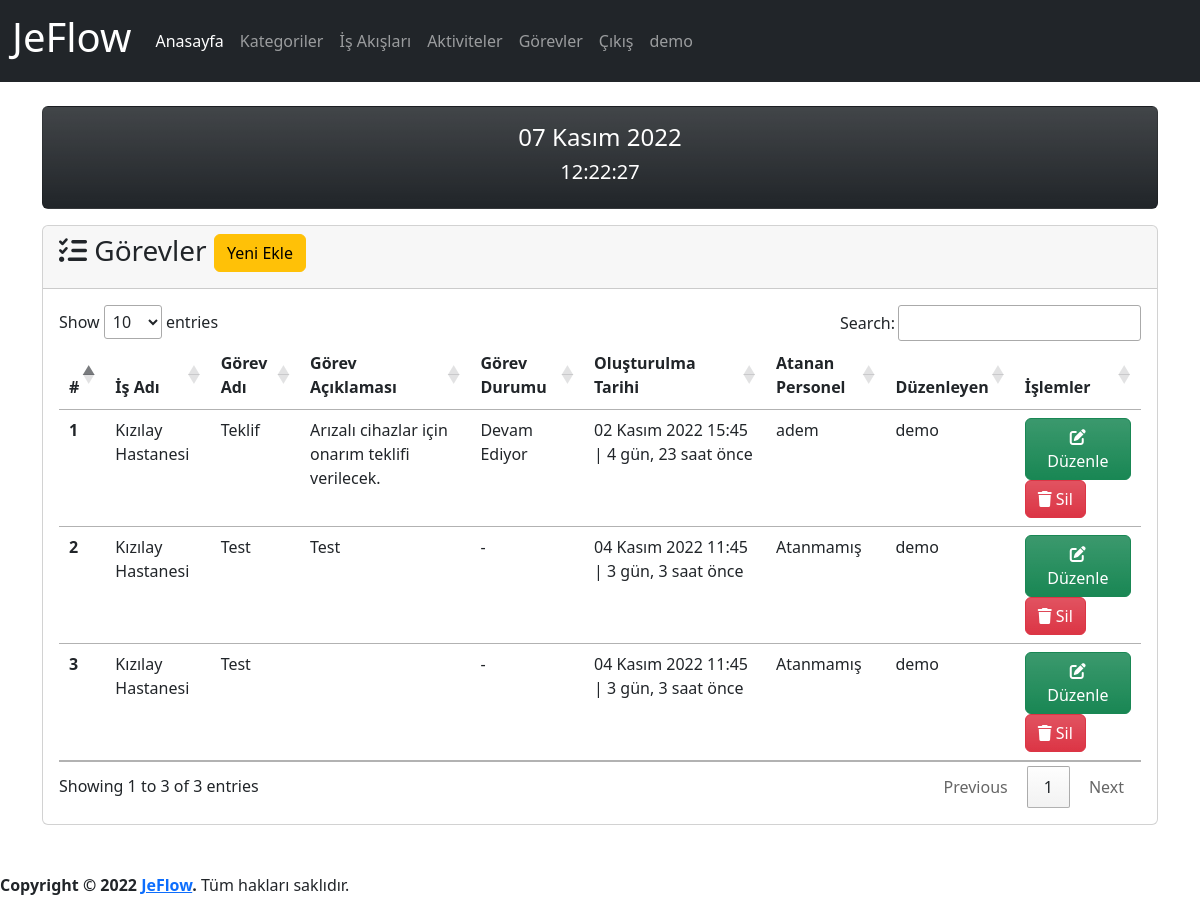
Page /task/ (signed in) on the earlier database version.
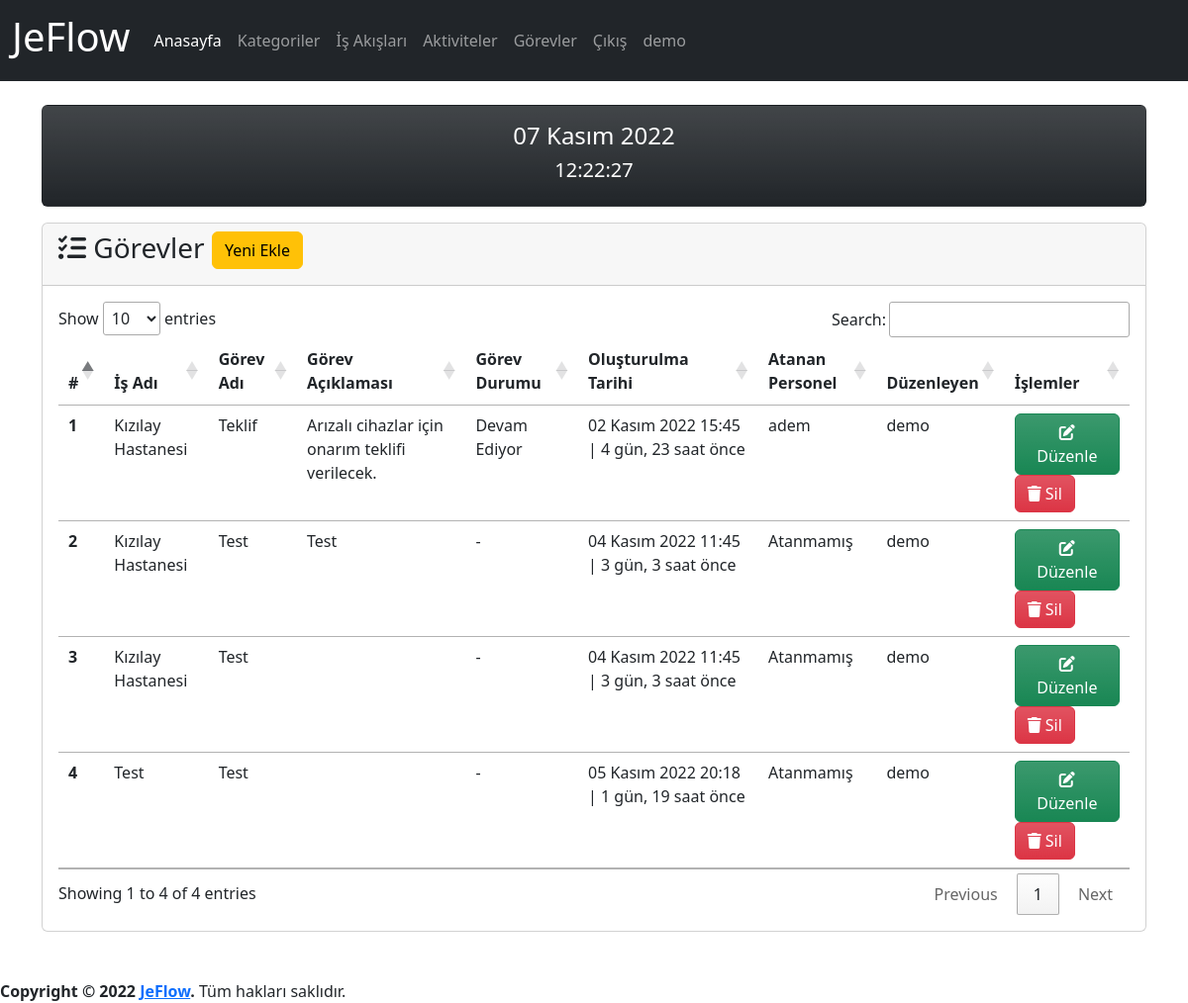
Same page on the later database version.
### app/models.py (models this page shows, shortened)
class Task(models.Model):
    process=models.ForeignKey(Process,on_delete=models.CASCADE,verbose_name='İş Adı')
    name=models.CharField(max_length=500,verbose_name='Görev Adı')
    description=models.TextField(verbose_name='Görev Açıklaması', blank=True, null=True)
    state=models.ForeignKey(State, on_delete=models.SET_NULL,verbose_name='Durum', blank=True, null=True)
    assigned_user=models.OneToOneField(User,on_delete=models.SET_NULL,related_name='assigned_user',verbose_name='Atanan Personel', blank=True, null=True)
    created_date=models.DateTimeField(auto_now_add=True, verbose_name='Oluşturulma Tarihi')
    user=models.ForeignKey(User,on_delete=models.CASCADE,verbose_name='Kullanıcı', blank=True, null=True)
    class Meta:
        verbose_name='Görev'
        verbose_name_plural='Görevler'

class Process(models.Model):
    category=models.ForeignKey(Category,on_delete=models.CASCADE,verbose_name='Kategori')
    name=models.CharField(max_length=500,verbose_name='İş Akış Adı')
    description=models.TextField(verbose_name='İş Akış Açıklaması', blank=True, null=True)
    state=models.ForeignKey(State, on_delete=models.SET_NULL,verbose_name='Durum', blank=True, null=True)
    created_date=models.DateTimeField(auto_now_add=True, verbose_name='Oluşturulma Tarihi')
    user=models.ForeignKey(User,on_delete=models.CASCADE,verbose_name='Kullanıcı', blank=True, null=True)
    def __str__(self):
        return self.name # + ' - ' + self.created_date.strftime("%d.%m.%Y, %H:%M:%S")
    class Meta:
        verbose_name='İş Akışı'
        verbose_name_plural='İş Akışları'

class State(models.Model):
    name=models.CharField(max_length=100,verbose_name='Durum')
    def __str__(self):
        return self.name
    class Meta:
        verbose_name='Durum'
        verbose_name_plural='Durumlar'

### app/views.py (the view, shortened to what this page needs)
# urls.py: path('task/', views.task, name='task'),
@login_required(login_url='/user/login/')
def task(request):
    task_form=TaskForm()
    tasks = Task.objects.order_by('created_date')
    context = {
        'task_form':task_form,
        'tasks': tasks
    }
    return render(request, 'app/task.html', context)

### app/forms.py
class TaskForm(forms.ModelForm):
    class Meta:
        model=Task
        fields=('process','name','description','assigned_user','state')

### templates/app/task.html (shortened to what this page needs)
{% extends 'layout.html' %}
{% load humanize %}
{% block content %}
{% load crispy_forms_tags %}
<div class="row mt-3">
    <div class="col-md-12">
        <div class="card">
            <div class="card-header">
                <h3 class="card-title">
                    <i class="fa-solid fa-list-check"></i>
                    Görevler
                    <button type="button" class="btn btn-warning" data-bs-toggle="modal" data-bs-target="#exampleModal">
                        Yeni Ekle
                    </button>
                </h3>
            </div>
            <div class="card-body">
                {% if tasks %}
                <table id="task" class="table table-hover">
                    <thead>
                        <tr>
                            <th scope="col">#</th>
                            <th scope="col">İş Adı</th>
                            <th scope="col">Görev Adı</th>
                            <th scope="col">Görev Açıklaması</th>
                            <th scope="col">Görev Durumu</th>
                            <th scope="col">Oluşturulma Tarihi</th>
                            <th scope="col">Atanan Personel</th>
                            <th scope="col">Düzenleyen</th>
                            <th scope="col">İşlemler</th>
                        </tr>
                    </thead>
                    <tbody>
                        {% for task in tasks %}
                        <tr>
                            <th scope="row">{{ task.id }}</th>
                            <td>{{ task.process }}</td>
                            <td>{{ task.name }}</td>
                            <td>{{ task.description }}</td>
                            <td>
                                {% if task.state is not None %}
                                {{task.state}}
                                {% else %}
                                -
                                {% endif %}
                            </td>
                            <td>{{ task.created_date }} | {{ task.created_date | timesince}} önce</td>
                            <td>
                                {% if task.assigned_user is not None%}
                                {{ task.assigned_user }}
                                {% else %}
                                Atanmamış
                                {% endif %}
                            </td>
                            <td>{{ task.user }}</td>
                            <td>
                                <a class="btn btn-success bg-gradient" href="{% url 'task_update' task.id %}">
                                    <i class="fa-solid fa-pen-to-square"></i>
                                    Düzenle
                                </a>
                                <a class="btn btn-danger bg-gradient" href="{% url 'task_delete' task.id %}">
                                    <i class="fa-solid fa-trash"></i>
                                    Sil
                                </a>
                            </td>
                        </tr>
                        {% endfor %}
                    </tbody>
                </table>
                {% else %}
                <div class="alert alert-warning">
                    <p>Görev bulunamadı.</p>
                </div>
                {% endif %}
            </div>
        </div>
    </div>
</div>
{% endblock %}

Differences in the rows shown:
added Task: id "4", process "Test", name "Test", created_date "05 Kasım 2022 20:18", created_date "1 gün, 19 saat", shows "Atanmamış", user "demo"
Other differences:
text written by a page script: "Show entries Search: Showing 1 to 3 of 3 entries Previous 1 Next" → "Show entries Search: Showing 1 to 4 of 4 entries Previous 1 Next"
